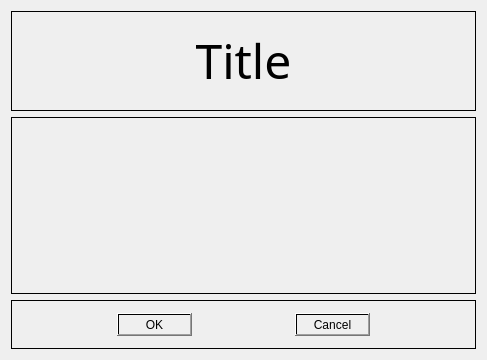
<?xml version="1.0" encoding="UTF-8"?>
<ui version="4.0">
 <class>BaseMenuForm</class>
 <widget class="QWidget" name="BaseMenuForm">
  <property name="geometry">
   <rect>
    <x>0</x>
    <y>0</y>
    <width>487</width>
    <height>360</height>
   </rect>
  </property>
  <property name="windowTitle">
   <string>Form</string>
  </property>
  <property name="styleSheet">
   <string>background-color: qconicalgradient(cx:0.5, cy:0.5, angle:0, stop:0 rgba(35, 40, 3, 255), stop:0.16 rgba(136, 106, 22, 255), stop:0.225 rgba(166, 140, 41, 255), stop:0.285 rgba(204, 181, 74, 255), stop:0.345 rgba(235, 219, 102, 255), stop:0.415 rgba(245, 236, 112, 255), stop:0.52 rgba(209, 190, 76, 255), stop:0.57 rgba(187, 156, 51, 255), stop:0.635 rgba(168, 142, 42, 255), stop:0.695 rgba(202, 174, 68, 255), stop:0.75 rgba(218, 202, 86, 255), stop:0.815 rgba(208, 187, 73, 255), stop:0.88 rgba(187, 156, 51, 255), stop:0.935 rgba(137, 108, 26, 255), stop:1 rgba(35, 40, 3, 255));</string>
  </property>
  <layout class="QVBoxLayout" name="verticalLayout">
   <item>
    <widget class="QFrame" name="frame">
     <property name="maximumSize">
      <size>
       <width>16777215</width>
       <height>100</height>
      </size>
     </property>
     <property name="font">
      <font>
       <family>Chiller</family>
       <pointsize>48</pointsize>
      </font>
     </property>
     <property name="styleSheet">
      <string>background-color: qlineargradient(spread:pad, x1:0, y1:0, x2:1, y2:0, stop:0 rgba(0, 0, 0, 0), stop:1 rgba(255, 255, 255, 0));</string>
     </property>
     <property name="frameShape">
      <enum>QFrame::StyledPanel</enum>
     </property>
     <property name="frameShadow">
      <enum>QFrame::Raised</enum>
     </property>
     <layout class="QVBoxLayout" name="verticalLayout_2">
      <item>
       <widget class="QLabel" name="label">
        <property name="font">
         <font>
          <family>Chiller</family>
          <pointsize>36</pointsize>
         </font>
        </property>
        <property name="text">
         <string>Title</string>
        </property>
        <property name="textFormat">
         <enum>Qt::RichText</enum>
        </property>
        <property name="alignment">
         <set>Qt::AlignCenter</set>
        </property>
        <property name="wordWrap">
         <bool>false</bool>
        </property>
       </widget>
      </item>
     </layout>
    </widget>
   </item>
   <item>
    <widget class="QFrame" name="frame_2">
     <property name="styleSheet">
      <string>background-color: qlineargradient(spread:pad, x1:0, y1:0, x2:1, y2:0, stop:0 rgba(0, 0, 0, 0), stop:1 rgba(255, 255, 255, 0));</string>
     </property>
     <property name="frameShape">
      <enum>QFrame::StyledPanel</enum>
     </property>
     <property name="frameShadow">
      <enum>QFrame::Raised</enum>
     </property>
     <layout class="QVBoxLayout" name="verticalLayout_3">
      <item>
       <layout class="QHBoxLayout" name="horizontalLayout_2"/>
      </item>
     </layout>
    </widget>
   </item>
   <item>
    <widget class="QFrame" name="frame_3">
     <property name="maximumSize">
      <size>
       <width>16777215</width>
       <height>49</height>
      </size>
     </property>
     <property name="styleSheet">
      <string>background-color: qlineargradient(spread:pad, x1:0, y1:0, x2:1, y2:0, stop:0 rgba(0, 0, 0, 0), stop:1 rgba(255, 255, 255, 0));</string>
     </property>
     <property name="frameShape">
      <enum>QFrame::StyledPanel</enum>
     </property>
     <property name="frameShadow">
      <enum>QFrame::Raised</enum>
     </property>
     <layout class="QHBoxLayout" name="horizontalLayout">
      <item>
       <spacer name="horizontalSpacer">
        <property name="orientation">
         <enum>Qt::Horizontal</enum>
        </property>
        <property name="sizeHint" stdset="0">
         <size>
          <width>90</width>
          <height>20</height>
         </size>
        </property>
       </spacer>
      </item>
      <item>
       <widget class="QPushButton" name="okBtn">
        <property name="text">
         <string>OK</string>
        </property>
        <property name="iconSize">
         <size>
          <width>100</width>
          <height>100</height>
         </size>
        </property>
       </widget>
      </item>
      <item>
       <spacer name="horizontalSpacer_2">
        <property name="orientation">
         <enum>Qt::Horizontal</enum>
        </property>
        <property name="sizeHint" stdset="0">
         <size>
          <width>86</width>
          <height>20</height>
         </size>
        </property>
       </spacer>
      </item>
      <item>
       <widget class="QPushButton" name="cancelBtn">
        <property name="text">
         <string>Cancel</string>
        </property>
        <property name="iconSize">
         <size>
          <width>100</width>
          <height>100</height>
         </size>
        </property>
       </widget>
      </item>
      <item>
       <spacer name="horizontalSpacer_3">
        <property name="orientation">
         <enum>Qt::Horizontal</enum>
        </property>
        <property name="sizeHint" stdset="0">
         <size>
          <width>90</width>
          <height>20</height>
         </size>
        </property>
       </spacer>
      </item>
     </layout>
    </widget>
   </item>
  </layout>
 </widget>
 <resources/>
 <connections/>
</ui>
